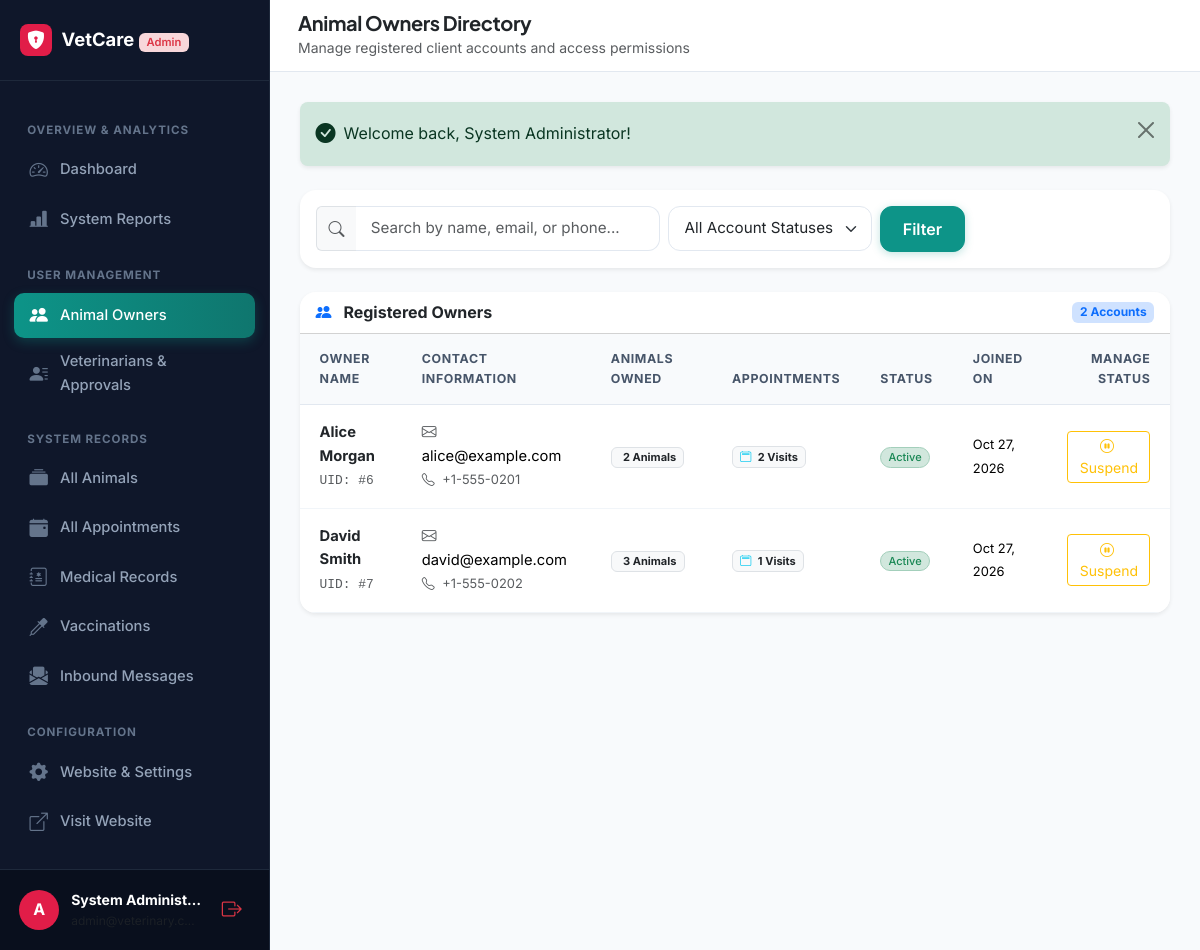
/admin/owners.php (signed in), run on the app's committed database.
### tables this page shows
CREATE TABLE `users` (
  `id` INT AUTO_INCREMENT PRIMARY KEY,
  `full_name` VARCHAR(100) NOT NULL,
  `email` VARCHAR(150) NOT NULL UNIQUE,
  `phone` VARCHAR(30) NOT NULL,
  `password_hash` VARCHAR(255) NOT NULL,
  `role` ENUM('owner', 'veterinarian', 'admin') NOT NULL,
  `account_status` ENUM('active', 'inactive', 'suspended', 'pending') NOT NULL DEFAULT 'active',
  `created_at` TIMESTAMP DEFAULT CURRENT_TIMESTAMP,
  `updated_at` TIMESTAMP DEFAULT CURRENT_TIMESTAMP ON UPDATE CURRENT_TIMESTAMP,
  INDEX `idx_role` (`role`),
  INDEX `idx_status` (`account_status`)
);

### admin/owners.php (the view, shortened to what this page needs)
<?php
require_once __DIR__ . '/../includes/init.php';
$search = trim($_GET['search'] ?? '');
$sql = "
    SELECT u.*,
           (SELECT COUNT(*) FROM animals a WHERE a.owner_id = u.id) AS animal_count,
           (SELECT COUNT(*) FROM appointments app WHERE app.owner_id = u.id) AS appointment_count
    FROM users u
    WHERE u.role = 'owner'
";
$params = [];
$sql .= " ORDER BY u.created_at DESC";
$stmt = $pdo->prepare($sql);
$stmt->execute($params);
$owners = $stmt->fetchAll();
require_once __DIR__ . '/../includes/header.php';
?>
<div class="dashboard-layout">
    <?php require_once __DIR__ . '/../includes/admin_sidebar.php'; ?>
    <main class="dashboard-main">
        <header class="dashboard-topbar">
            <div class="d-flex align-items-center gap-3">
                <div>
                    <h5 class="fw-bold mb-0 text-dark">Animal Owners Directory</h5>
                    <small class="text-muted">Manage registered client accounts and access permissions</small>
                </div>
            </div>
        </header>
        <div class="dashboard-content-body">
            <?php require_once __DIR__ . '/../includes/alerts.php'; ?>
            <div class="card border-0 shadow-sm rounded-4 p-3 mb-4 bg-white">
                <form method="GET" action="<?= url('admin/owners.php') ?>" class="row g-2 align-items-center">
                    <div class="col-md-5">
                        <div class="input-group">
                            <span class="input-group-text bg-light border-end-0"><i class="bi bi-search text-muted"></i></span>
                            <input type="text" class="form-control border-start-0" name="search" value="<?= e($search) ?>" placeholder="Search by name, email, or phone...">
                        </div>
                    </div>
                    <div class="col-md-3">
                        <select class="form-select" name="status" onchange="this.form.submit()">
                            <option value="">All Account Statuses</option>
                        </select>
                    </div>
                    <div class="col-auto">
                        <button type="submit" class="btn btn-primary">Filter</button>
                    </div>
                </form>
            </div>
            <div class="card border-0 shadow-sm rounded-4 bg-white overflow-hidden">
                <div class="card-header bg-white d-flex justify-content-between align-items-center">
                    <span class="fw-bold"><i class="bi bi-people-fill text-primary me-2"></i> Registered Owners</span>
                    <span class="badge bg-primary-subtle text-primary"><?= count($owners) ?> Accounts</span>
                </div>
                <?php if (empty($owners)): ?>
                    <div class="empty-state-box">
                        <div class="empty-state-icon"><i class="bi bi-people"></i></div>
                        <h5 class="fw-bold">No Animal Owners Found</h5>
                        <p class="text-muted small">No owners match the current search filters.</p>
                    </div>
                <?php else: ?>
                    <div class="table-responsive">
                        <table class="table custom-table">
                            <thead>
                                <tr>
                                    <th>Owner Name</th>
                                    <th>Contact Information</th>
                                    <th>Animals Owned</th>
                                    <th>Appointments</th>
                                    <th>Status</th>
                                    <th>Joined On</th>
                                    <th class="text-end">Manage Status</th>
                                </tr>
                            </thead>
                            <tbody>
                                <?php foreach ($owners as $ow): ?>
                                    <tr>
                                        <td>
                                            <div class="fw-bold text-dark"><?= e($ow['full_name']) ?></div>
                                            <small class="text-muted font-monospace">UID: #<?= $ow['id'] ?></small>
                                        </td>
                                        <td>
                                            <div><i class="bi bi-envelope me-1 text-muted"></i> <?= e($ow['email']) ?></div>
                                            <small class="text-muted"><i class="bi bi-telephone me-1 text-muted"></i> <?= e($ow['phone']) ?></small>
                                        </td>
                                        <td>
                                            <span class="badge bg-light text-dark border px-2.5 py-1">
                                                <i class="bi bi-shield-heart me-1 text-primary"></i> <?= $ow['animal_count'] ?> Animals
                                            </span>
                                        </td>
                                        <td>
                                            <span class="badge bg-light text-dark border px-2.5 py-1">
                                                <i class="bi bi-calendar2 me-1 text-info"></i> <?= $ow['appointment_count'] ?> Visits
                                            </span>
                                        </td>
                                        <td><?= badge_status($ow['account_status']) ?></td>
                                        <td><small><?= format_date($ow['created_at']) ?></small></td>
                                        <td class="text-end">
                                            <form action="<?= url('actions/veterinarian_approval.php') ?>" method="POST" class="d-inline m-0">
                                                <?php if ($ow['account_status'] === 'active'): ?>
                                                    <button type="submit" class="btn btn-sm btn-outline-warning" title="Suspend account" onclick="return confirm('Suspend this owner account?');">
                                                        <i class="bi bi-pause-circle me-1"></i> Suspend
                                                    </button>
                                                <?php endif; ?>
                                            </form>
                                        </td>
                                    </tr>
                                <?php endforeach; ?>
                            </tbody>
                        </table>
                    </div>
                <?php endif; ?>
            </div>
        </div>
    </main>
</div>
<?php require_once __DIR__ . '/../includes/footer.php'; ?>

### includes/functions.php (shortened to what this page needs)
<?php
function e($value): string {
    return htmlspecialchars((string)($value ?? ''), ENT_QUOTES, 'UTF-8');
}
function url(string $path = ''): string {
    $path = ltrim($path, '/');
    return rtrim(BASE_URL, '/') . ($path !== '' ? '/' . $path : '');
}
function format_date(?string $date, string $format = 'M j, Y'): string {
    $timestamp = strtotime($date);
    return $timestamp ? date($format, $timestamp) : '—';
}
function badge_status(string $status): string {
    $statusLower = strtolower(trim($status));
    $map = [
        'active'     => ['bg-success-subtle text-success border border-success-subtle', 'Active'],
        'approved'   => ['bg-success-subtle text-success border border-success-subtle', 'Approved'],
        'completed'  => ['bg-success-subtle text-success border border-success-subtle', 'Completed'],
        'scheduled'  => ['bg-primary-subtle text-primary border border-primary-subtle', 'Scheduled'],
        'pending'    => ['bg-warning-subtle text-warning-emphasis border border-warning-subtle', 'Pending Review'],
        'cancelled'  => ['bg-secondary-subtle text-secondary border border-secondary-subtle', 'Cancelled'],
        'rejected'   => ['bg-danger-subtle text-danger border border-danger-subtle', 'Rejected'],
        'inactive'   => ['bg-secondary-subtle text-secondary border border-secondary-subtle', 'Inactive'],
        'suspended'  => ['bg-danger-subtle text-danger border border-danger-subtle', 'Suspended'],
        'unread'     => ['bg-info-subtle text-info-emphasis border border-info-subtle', 'New Inbound'],
        'read'       => ['bg-light text-muted border', 'Read'],
        'replied'    => ['bg-success-subtle text-success border border-success-subtle', 'Replied']
    ];
    $classes = $map[$statusLower][0] ?? 'bg-light text-dark border';
    $label = $map[$statusLower][1] ?? ucfirst($statusLower);
    return '<span class="badge rounded-pill ' . $classes . ' px-2.5 py-1.5 fw-medium">' . e($label) . '</span>';
}

### assets/css/style.css (style rules this page uses)
:root { --primary: #0d9488; --primary-dark: #0f766e; --primary-light: #ccfbf1; --primary-subtle: #f0fdfa; --secondary: #0284c7; --accent: #10b981; --dark: #0f172a; --dark-muted: #475569; --light-bg: #f8fafc; --card-bg: #ffffff; --border-color: #e2e8f0; --border-focus: #0d9488; --font-heading: 'Plus Jakarta Sans', -apple-system, BlinkMacSystemFont, 'Segoe UI', Roboto, sans-serif; --font-body: 'Inter', -apple-system, BlinkMacSystemFont, 'Segoe UI', Roboto, sans-serif; --radius-sm: 8px; --radius-md: 12px; --radius-lg: 18px; --radius-pill: 9999px; --shadow-sm: 0 1px 3px rgba(15, 23, 42, 0.05); --shadow-md: 0 4px 18px -2px rgba(15, 23, 42, 0.06), 0 2px 6px -1px rgba(15, 23, 42, 0.03); --shadow-lg: 0 12px 30px -4px rgba(13, 148, 136, 0.12), 0 4px 12px -2px rgba(15, 23, 42, 0.04); }
body { font-family: var(--font-body); color: var(--dark); background-color: var(--light-bg); line-height: 1.6; overflow-x: hidden; }
h1, h2, h3, h4, h5, h6 { font-family: var(--font-heading); color: var(--dark); font-weight: 700; letter-spacing: -0.02em; }
.btn-primary { background-color: var(--primary); border-color: var(--primary); color: #ffffff; font-weight: 600; padding: 0.625rem 1.35rem; border-radius: var(--radius-md); box-shadow: 0 2px 8px rgba(13, 148, 136, 0.25); transition: all 0.25s ease; }
.form-control, .form-select { border-radius: var(--radius-md); border: 1px solid var(--border-color); padding: 0.65rem 0.95rem; font-size: 0.95rem; transition: border-color 0.2s, box-shadow 0.2s; }

### assets/css/dashboard.css (style rules this page uses)
.dashboard-layout { display: flex; min-height: 100vh; background-color: #f8fafc; }
.dashboard-main { flex-grow: 1; display: flex; flex-direction: column; min-width: 0; }
.dashboard-topbar { height: 72px; background: #ffffff; border-bottom: 1px solid var(--border-color); padding: 0 1.75rem; display: flex; align-items: center; justify-content: space-between; position: sticky; top: 0; z-index: 1020; }
.dashboard-content-body { padding: 1.85rem; flex-grow: 1; }
.custom-table { margin-bottom: 0; }
.custom-table th { background-color: #f8fafc; color: #475569; font-size: 0.775rem; text-transform: uppercase; letter-spacing: 0.05em; font-weight: 700; padding: 0.95rem 1.25rem; border-bottom: 1px solid var(--border-color); }
.custom-table td { padding: 1rem 1.25rem; vertical-align: middle; border-bottom: 1px solid #f1f5f9; font-size: 0.92rem; }

### data on the page
users: full_name "Alice Morgan", id "6", email "alice@example.com", phone "+1-555-0201", animal_count "2", appointment_count "2", account_status "Active", created_at "Oct 27, 2026", shows "Suspend"
users: full_name "David Smith", id "7", email "david@example.com", phone "+1-555-0202", animal_count "3", appointment_count "1", account_status "Active", created_at "Oct 27, 2026", shows "Suspend"

### other printed values
$user['full_name'] "System Administ…"
$flash['message'] "Welcome back, System Administrator!"
count($owners) "2"
